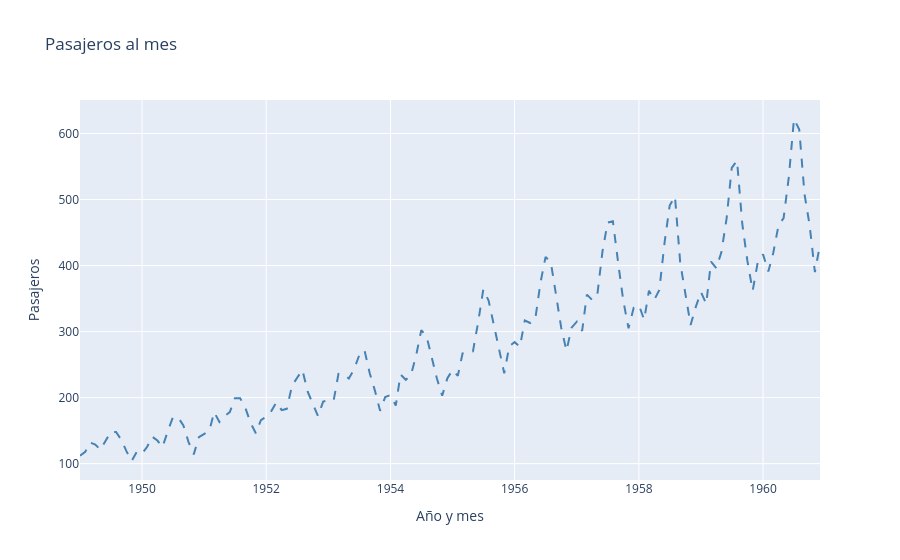

Source (notebook cell):
### Code cell
# Forma 3, usando Plotly Express

fig = px.line(passengers, x="Month", y="Passengers", labels={'Month':'Año y mes', 'Passengers':'Pasajeros'},
              title = "Pasajeros al mes")
fig.update_traces({"line":{"color":"steelblue", 'dash':'dash'}})
fig.show()

### Figure 1 — Plotly figure (JSON) as saved in the notebook; plotly's stock layout.template omitted (floating-point values rounded to 4 significant figures; data arrays with more than 128 entries replaced by an {"elided": "..."} marker saying what was removed)
{"data": [{"hovertemplate": "Año y mes=%{x}<br>Pasajeros=%{y}<extra></extra>", "legendgroup": "", "line": {"color": "steelblue", "dash": "dash"}, "marker": {"symbol": "circle"}, "mode": "lines", "name": "", "orientation": "v", "showlegend": false, "type": "scatter", "x": {"elided": "144 str values"}, "xaxis": "x", "y": {"elided": "144 int values"}, "yaxis": "y"}], "layout": {"legend": {"tracegroupgap": 0}, "title": {"text": "Pasajeros al mes"}, "xaxis": {"anchor": "y", "domain": [0, 1], "title": {"text": "Año y mes"}}, "yaxis": {"anchor": "x", "domain": [0, 1], "title": {"text": "Pasajeros"}}}}
